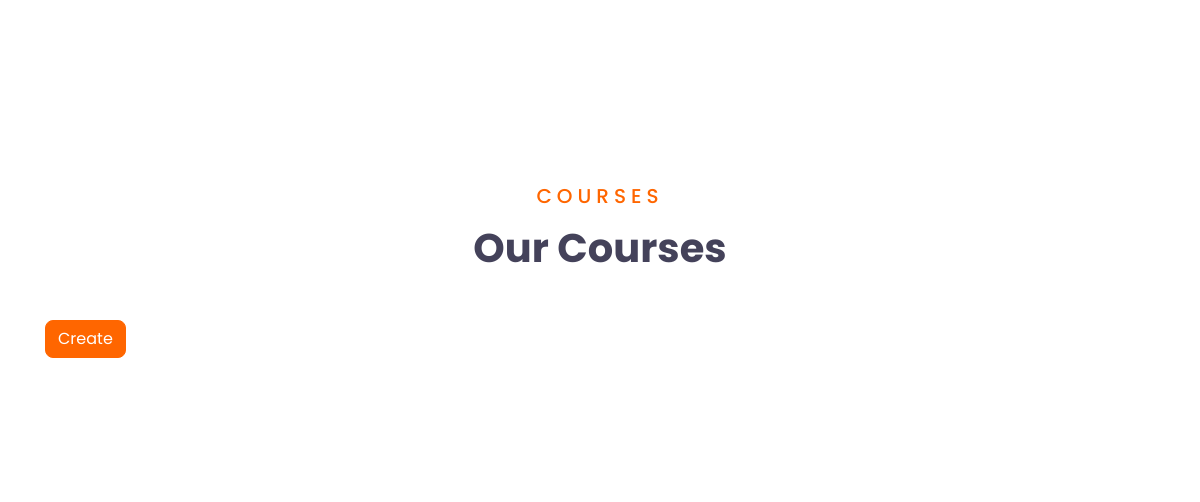
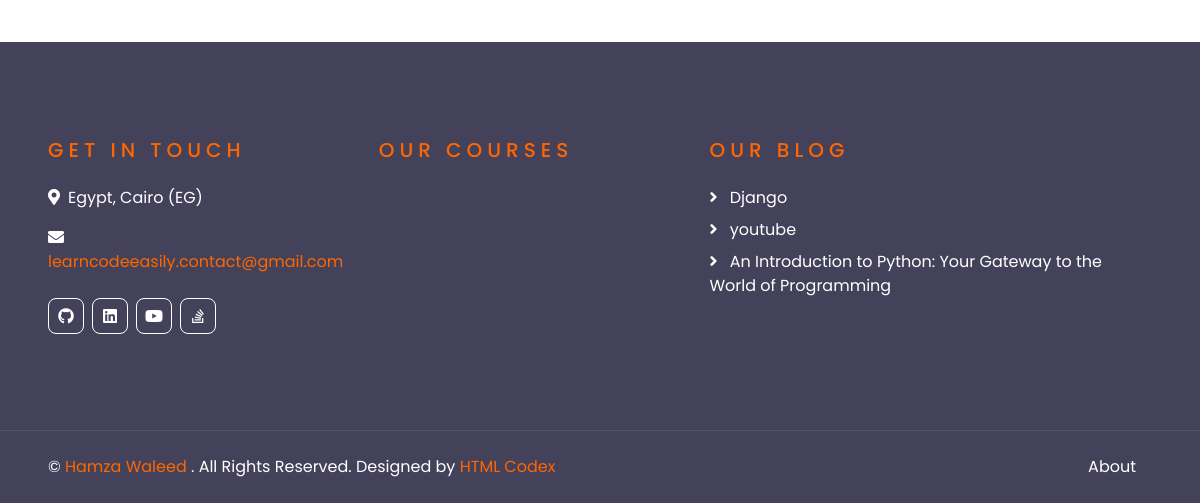
The app's page /courses/ (lower part), older data (2 pictures, top to bottom).
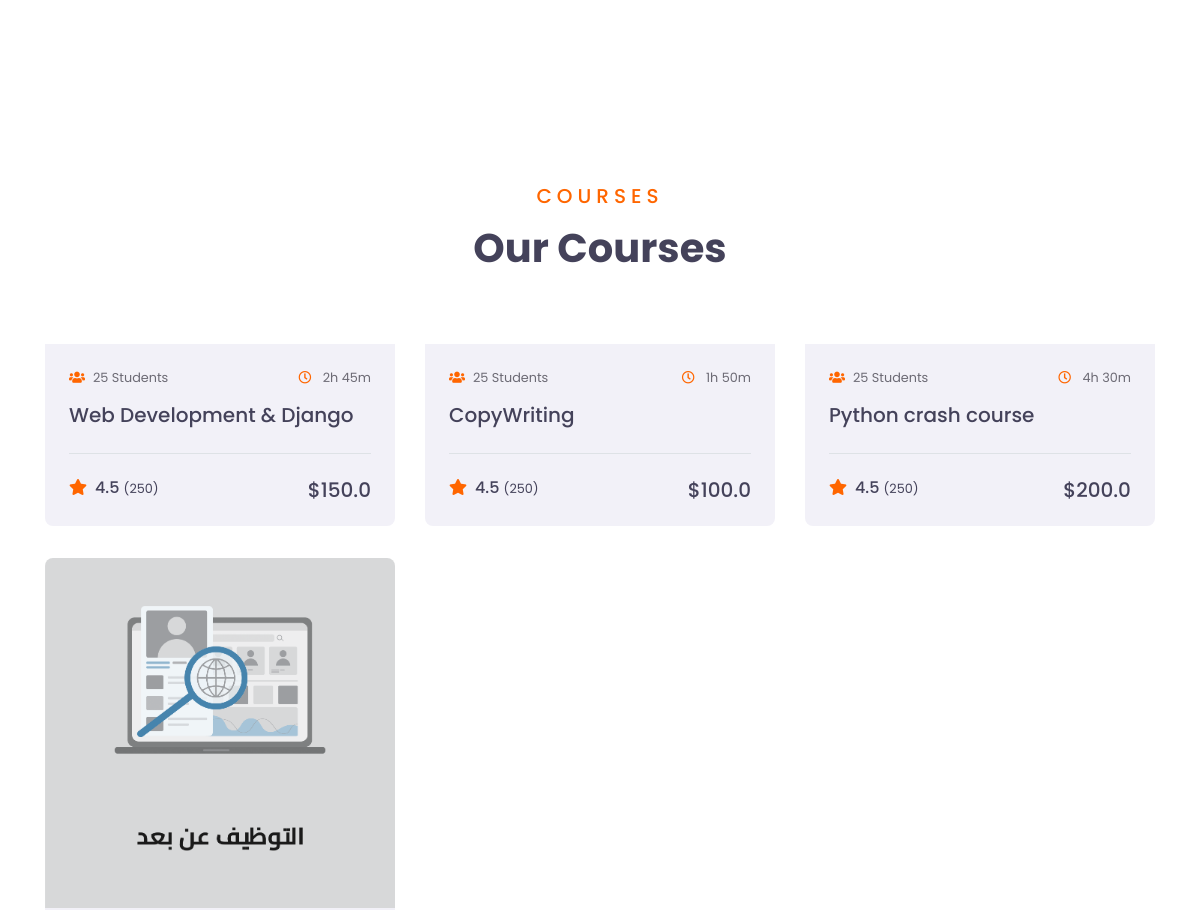
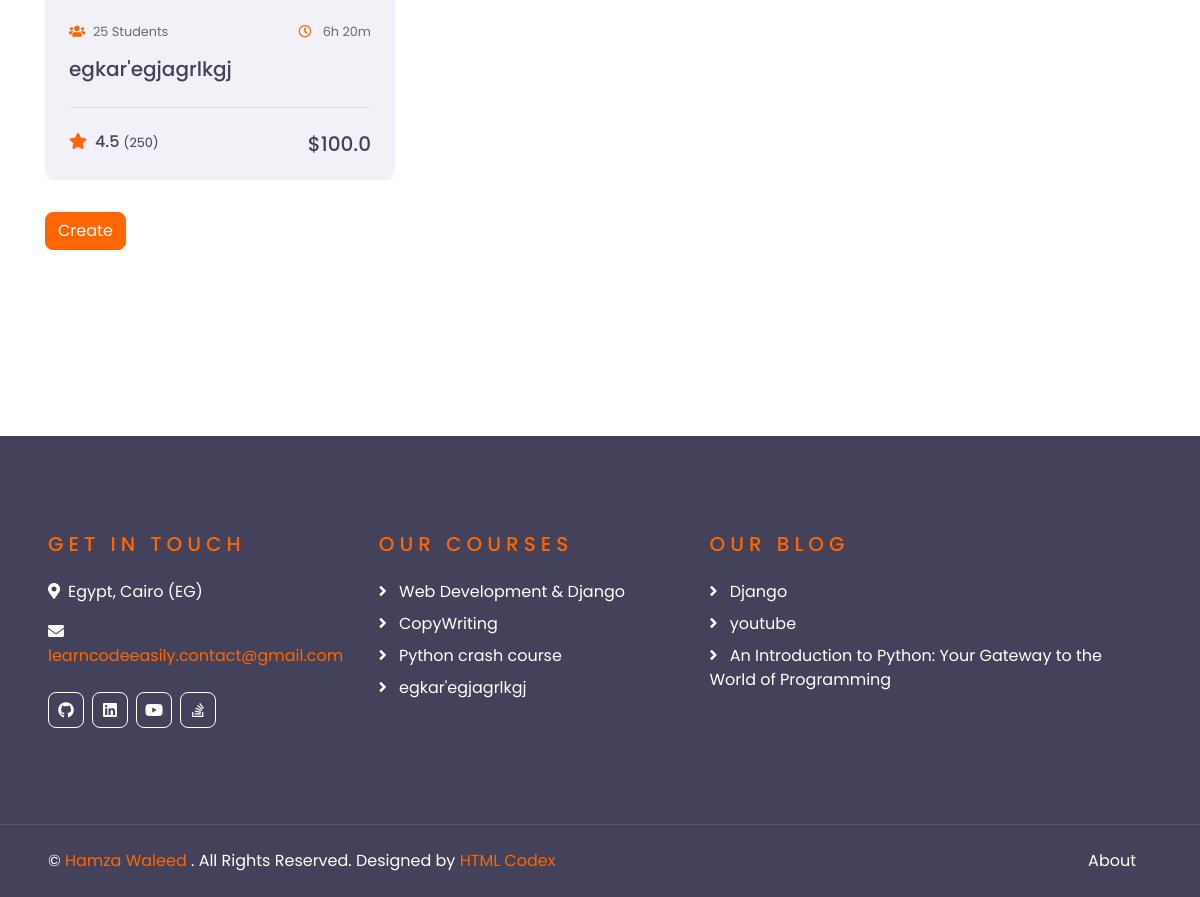
The same page, newer data (2 pictures, top to bottom).
### academy_courses/models.py (models this page shows, shortened)
class Urls(models.Model):
    title = models.CharField(max_length=30, default="My Urls")
    icon = models.CharField(
        default='Select an icon',
        choices=SOCIAL_MEDIA_ICONS,
        max_length=100
    )
    url = models.URLField()

class Course(models.Model):
    name = models.CharField(max_length=50)
    description = models.TextField(max_length=5000)
    price = models.FloatField()
    hour = models.IntegerField()
    min = models.IntegerField()
    image = models.ImageField()
    created_at = models.DateTimeField(auto_now_add=True)
    updated_at = models.DateTimeField(auto_now=True)

### academy_blog/models.py (models this page shows, shortened)
class Article(models.Model):
    cover_image = models.ImageField()
    category = models.ForeignKey(Category, on_delete=models.PROTECT)
    title = models.CharField(max_length=100)
    subject = HTMLField(max_length=10000)
    created_at = models.DateTimeField(auto_now_add=True)
    updated_at = models.DateTimeField(auto_now=True)

### academy_courses/views.py (the view)
# urls.py: path('courses/', views.course, name='course'),
def course(request):
    query = request.GET.get('query')
    where = {}
    if query:
        where['name__icontains'] = query
    course = Course.objects.filter(**where)
    return render(
        request,
        'course.html',
        {
            'courses': course
        }
    )

### academy_courses/custom_context_proccessor.py (called while the page is built)
def slider_footer(request):
    course = Course.objects.all()[:20]
    opinion = Opinion.objects.all()
    url = Urls.objects.all()
    article = Article.objects.all()[:20]
    return {
        'courses': course,
        'opinions': opinion,
        'urls': url,
        'arts': article
    }

def category(request):
    cat = Category.objects.all()
    latest_article = Article.objects.order_by('-created_at')[:10]
    return {
        'cats': cat,
        'la_ar': latest_article,
    }

### academy_courses/templates/course.html (shortened to what this page needs)
{% extends 'base.html' %}
{% load i18n %}
{% block content %}
<body>
    <div class="container-fluid py-5">
        <div class="container py-5">
            <div class="text-center mb-5">
                <h5 class="text-primary text-uppercase mb-3" style="letter-spacing: 5px;">{% trans 'Courses' %}</h5>
                <h1>{% trans 'Our Courses' %}</h1>
            </div>
            <div class="row">
                {% for course in courses %}
                    <div class="col-lg-4 col-md-6 mb-4">
                        <div class="rounded overflow-hidden mb-2">
                            <img class="img-fluid" src="{{ course.image.url }}" alt="">
                            <div class="bg-secondary p-4">
                                <div class="d-flex justify-content-between mb-3">
                                    <small class="m-0"><i class="fa fa-users text-primary mr-2"></i>25 Students</small>
                                    <small class="m-0"><i class="far fa-clock text-primary mr-2"></i> {{ course.hour }}h {{ course.min }}m</small>
                                </div>
                                <a class="h5" href="{% url 'course_list' course.id %}"> {{ course.name }} </a>
                                <div class="border-top mt-4 pt-4">
                                    <div class="d-flex justify-content-between">
                                        <h6 class="m-0"><i class="fa fa-star text-primary mr-2"></i>4.5 <small>(250)</small></h6>
                                        <h5 class="m-0"> ${{ course.price }} </h5>
                                    </div>
                                </div>
                            </div>
                        </div>
                    </div>
                {% endfor %}
            </div>
            <a href="{% url 'course_create' %}">
                <button type="submit" class="btn btn-primary">
                    {% trans 'Create' %}
                </button>
            </a>
        </div>
    </div>
</body>
{% endblock content %}

### academy_courses/templates/partials/footer.html
{% load i18n %}
<div class="container-fluid bg-dark text-white py-5 px-sm-3 px-lg-5" style="margin-top: 90px;">
    <div class="row pt-5">
        <div class="col-lg-7 col-md-12">
            <div class="row">
                <div class="col-md-6 mb-5">
                    <h5 class="text-primary text-uppercase mb-4" style="letter-spacing: 5px;">{% trans 'Get In Touch' %}</h5>
                    <p><i class="fa fa-map-marker-alt mr-2"></i>{% trans 'Egypt, Cairo (EG)' %}</p>
                    <p><i class="fa fa-envelope mr-2"></i><a href="javascript:openmail();">learncodeeasily.contact@gmail.com</a></p>
                    <div class="d-flex justify-content-start mt-4">
                        {% for url in urls %}
                            <a class="btn btn-outline-light btn-square mr-2" href="{{ url.url }}"><i class="fab {{ url.icon }}"></i></a>
                        {% endfor %}
                    </div>
                </div>
                <div class="col-md-6 mb-5">
                    <h5 class="text-primary text-uppercase mb-4" style="letter-spacing: 5px;">{% trans 'Our Courses' %}</h5>
                    <div class="d-flex flex-column justify-content-start">
                        {% for course in courses %}
                            <a class="text-white mb-2" href="{% url 'course_list' course.id %}"><i class="fa fa-angle-right mr-2"></i> {{ course.name }} </a>
                        {% endfor %}
                    </div>
                </div>
            </div>
        </div>
        <div class="col-lg-5 col-md-12 mb-5">
            <h5 class="text-primary text-uppercase mb-4" style="letter-spacing: 5px;">{% trans 'Our Blog' %}</h5>
            <div class="d-flex flex-column justify-content-start">
                {% for art in arts %}
                    <a class="text-white mb-2" href="{% url 'article_view' art.id %}"><i class="fa fa-angle-right mr-2"></i> {{ art.title }} </a>
                {% endfor %}
            </div>
        </div>
    </div>
</div>
<div class="container-fluid bg-dark text-white border-top py-4 px-sm-3 px-md-5" style="border-color: rgba(256, 256, 256, .1) !important;">
    <div class="row">
        <div class="col-lg-6 text-center text-md-left mb-3 mb-md-0">
            <p class="m-0 text-white">&copy; <a href="/">{% trans 'Hamza Waleed' %}</a> {% trans '. All Rights Reserved. Designed by' %}<a href="https://htmlcodex.com"> HTML Codex</a>
            </p>
        </div>
        <div class="col-lg-6 text-center text-md-right">
            <ul class="nav d-inline-flex">
                <li class="nav-item">
                    <a class="nav-link text-white py-0" href="{% url 'about' %}">{% trans 'About' %}</a>
                </li>
            </ul>
        </div>
    </div>
</div>

Row changes from the older to the newer data that the page shows:
now on this page (row edited): Course: hour "2", min "45", name "Web Development & Django", price "150.0"
now on this page (row edited): Course: hour "1", min "50", name "CopyWriting", price "100.0"
added Course: hour "4", min "30", name "Python crash course", price "200.0"
added Course: image (picture), hour "6", min "20", name "egkar'egjagrlkgj", price "100.0"
